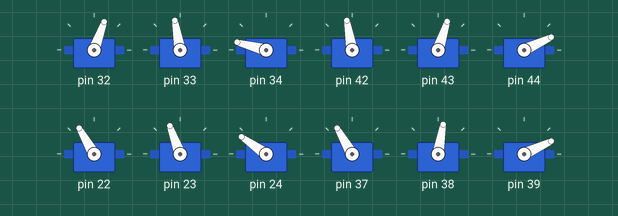
This sketch was run on a simulated Arduino Uno, built with avr-gcc and run on an emulated ATmega328P. Parts: 12 × servo.

Above: at 0.1 s.
At 5.15 s:
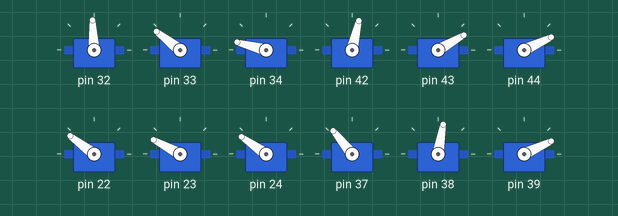
At 9.38 s:
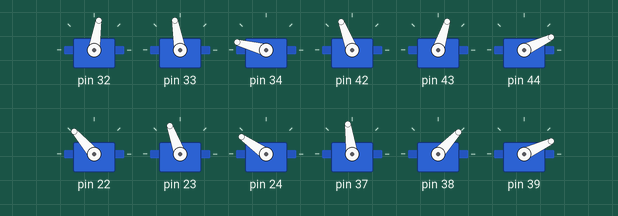
At 13.9 s:
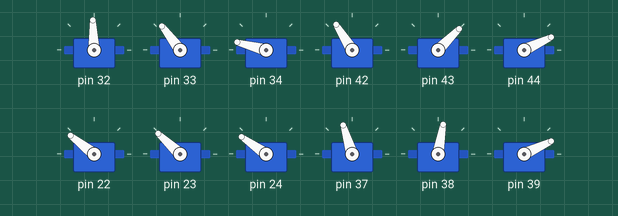
At 22.35 s:
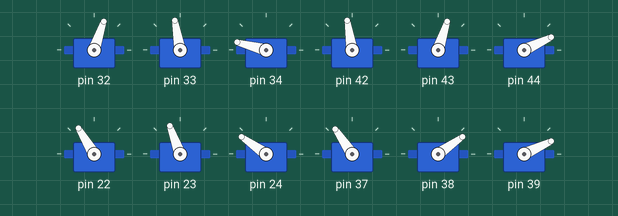
At 39.56 s:
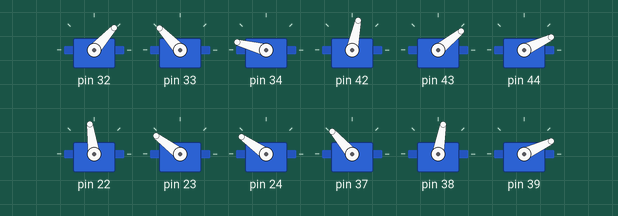
Timing chart, 0 to 40.0 s (numbered marks = the images above):
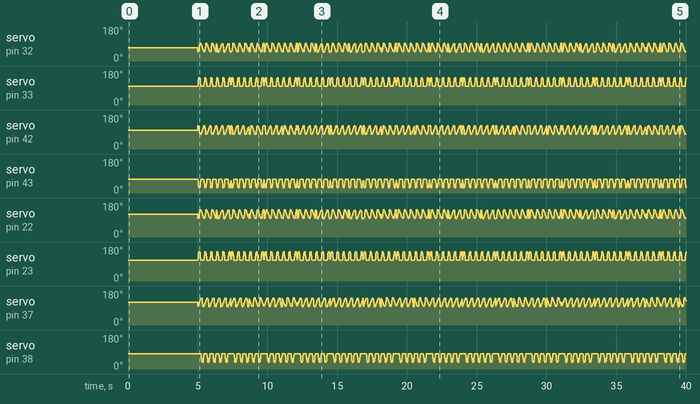

The sketch:

example_main.ino
```cpp
/*
 *	This is an example of how you might use the library.
 *
 *	This code would make the hexapod walk forward a short distance, pivot left
 *	in place roughly 90 degrees, walk forward, pivot right, walk forward, and
 *	so on, in a "square wave" pattern (https://i.imgur.com/Nqqvj6m.png)
 *
 */

#include <Hexapod.h>
#include <HexapodLeg.h>

#include <Servo.h>

Hexapod* hex;

void setup()
{
	hex = new Hexapod();

	delay(5000);
}

void loop()
{
	hex->Walk(FW, 6, 3);
	hex->Rotate(L, 5, 3);
	hex->Walk(FW, 6, 3);
	hex->Rotate(R, 5, 3);
	hex->Walk(FW, 6, 3);
	hex->Rotate(R, 5, 3);
	hex->Walk(FW, 6, 3);
	hex->Rotate(L, 5, 3);
}
```

Hexapod.cpp
```cpp
#include "Hexapod.h"
#include <Servo.h>
#include <Arduino.h>

Hexapod::Hexapod()
{
	l_FL = HexapodLeftLeg(32, 33, 34, 70, 100, 165);
	l_MR = HexapodRightLeg(42, 43, 44, 100, 72, 25);
	l_BL = HexapodLeftLeg(22, 23, 24, 120, 110, 145);
	l_FR = HexapodRightLeg(37, 38, 39, 120, 80, 25);
	l_ML = HexapodLeftLeg(27, 28, 29, 75, 92, 160);
	l_BR = HexapodRightLeg(47, 48, 49, 90, 70, 30);
}

Hexapod::~Hexapod()
{

}

void Hexapod::WriteAllServos()
{
	l_FL.WriteToServos();
	l_MR.WriteToServos();
	l_BL.WriteToServos();
	l_FR.WriteToServos();
	l_ML.WriteToServos();
	l_BR.WriteToServos();
}

void Hexapod::RestPosition()
{
	l_FL.SetPositions(70, 100, 165);
	l_MR.SetPositions(100, 72, 25);
	l_BL.SetPositions(120, 110, 145);
	l_FR.SetPositions(120, 80, 25);
	l_ML.SetPositions(75, 92, 160);
	l_BR.SetPositions(90, 70, 30);
}

void Hexapod::GoToRestPosition()
{
	RestPosition();
	WriteAllServos();
}

void Hexapod::LeftWalkPosition()
{
	RestPosition();
	l_FL.FlexJoints(-22, 0, 0);
	l_MR.FlexJoints(-22, 0, 0);
	l_BL.FlexJoints(-22, 0, 0);
	l_FR.FlexJoints(22, 0, 0);
	l_ML.FlexJoints(22, 0, 0);
	l_BR.FlexJoints(22, 0, 0);
}

void Hexapod::GoToLeftWalkPosition()
{
	LeftWalkPosition();
	WriteAllServos();
}

void Hexapod::RightWalkPosition()
{
	RestPosition();
	l_FL.FlexJoints(22, 0, 0);
	l_MR.FlexJoints(22, 0, 0);
	l_BL.FlexJoints(22, 0, 0);
	l_FR.FlexJoints(-22, 0, 0);
	l_ML.FlexJoints(-22, 0, 0);
	l_BR.FlexJoints(-22, 0, 0);
}

void Hexapod::GoToRightWalkPosition()
{
	RightWalkPosition();
	WriteAllServos();
}

void Hexapod::G1LeftRotatePosition()
{
	RestPosition();
	l_FL.FlexJoints(22, 0, 0);
	l_MR.FlexJoints(-22, 0, 0);
	l_BL.FlexJoints(22, 0, 0);
	l_FR.FlexJoints(22, 0, 0);
	l_ML.FlexJoints(-22, 0, 0);
	l_BR.FlexJoints(22, 0, 0);
}

void Hexapod::GoToG1LeftRotatePosition()
{
	G1LeftRotatePosition();
	WriteAllServos();
}

void Hexapod::G1RightRotatePosition()
{
	RestPosition();
	l_FL.FlexJoints(-22, 0, 0);
	l_MR.FlexJoints(22, 0, 0);
	l_BL.FlexJoints(-22, 0, 0);
	l_FR.FlexJoints(-22, 0, 0);
	l_ML.FlexJoints(22, 0, 0);
	l_BR.FlexJoints(-22, 0, 0);
}

void Hexapod::GoToG1RightRotatePosition()
{
	G1RightRotatePosition();
	WriteAllServos();
}

/*void Hexapod::WalkForward(int steps, int delayTime)
{
	for (int h = 0; h < steps; h++)
	{
		// Group 1 step
		if (h%2 == 0)
		{
			GoToLeftWalkPosition();

			for (int i = 0; i < 45; i++)
			{
				// Leg up
				if (i < 15)
				{
					l_FL.FlexHipLon(0-_fastSpeed);
					l_MR.FlexHipLon(0-_fastSpeed);
					l_BL.FlexHipLon(0-_fastSpeed);
				}
				// Leg forward
				else if (i < 30)
				{
					l_FL.FlexHipLat(_fastSpeed);
					l_MR.FlexHipLat(_fastSpeed);
					l_BL.FlexHipLat(_fastSpeed);
				}
				// Leg down
				else if (i < 45)
				{
					l_FL.FlexHipLon(_fastSpeed);
					l_MR.FlexHipLon(_fastSpeed);
					l_BL.FlexHipLon(_fastSpeed);
				}

				l_FR.FlexHipLat(0-_slowSpeed);
				l_ML.FlexHipLat(0-_slowSpeed);
				l_BR.FlexHipLat(0-_slowSpeed);

				WriteAllServos();
				delay(delayTime);
			}
		}

		// Group 2 step
		else
		{
			GoToRightWalkPosition();

			for (int i = 0; i < 45; i++)
			{
				// Leg up
				if (i < 15)
				{
					l_FR.FlexHipLon(0-_fastSpeed);
					l_ML.FlexHipLon(0-_fastSpeed);
					l_BR.FlexHipLon(0-_fastSpeed);
				}
				// Leg forward
				else if (i < 30)
				{
					l_FR.FlexHipLat(_fastSpeed);
					l_ML.FlexHipLat(_fastSpeed);
					l_BR.FlexHipLat(_fastSpeed);
				}
				// Leg down
				else if (i < 45)
				{
					l_FR.FlexHipLon(_fastSpeed);
					l_ML.FlexHipLon(_fastSpeed);
					l_BR.FlexHipLon(_fastSpeed);
				}

				l_FL.FlexHipLat(0-_slowSpeed);
				l_MR.FlexHipLat(0-_slowSpeed);
				l_BL.FlexHipLat(0-_slowSpeed);

				WriteAllServos();
				delay(delayTime);
			}
		}
	}

	GoToRestPosition();
}

void Hexapod::WalkBackward(int steps, int delayTime)
{
	for (int h = 0; h < steps; h++)
	{
		// Group 1 step
		if (h%2 == 0)
		{
			GoToRightWalkPosition();

			for (int i = 0; i < 45; i++)
			{
				// Leg up
				if (i < 15)
				{
					l_FL.FlexHipLon(0-_fastSpeed);
					l_MR.FlexHipLon(0-_fastSpeed);
					l_BL.FlexHipLon(0-_fastSpeed);
				}
				// Leg forward
				else if (i < 30)
				{
					l_FL.FlexHipLat(0-_fastSpeed);
					l_MR.FlexHipLat(0-_fastSpeed);
					l_BL.FlexHipLat(0-_fastSpeed);
				}
				// Leg down
				else if (i < 45)
				{
					l_FL.FlexHipLon(_fastSpeed);
					l_MR.FlexHipLon(_fastSpeed);
					l_BL.FlexHipLon(_fastSpeed);
				}

				l_FR.FlexHipLat(_slowSpeed);
				l_ML.FlexHipLat(_slowSpeed);
				l_BR.FlexHipLat(_slowSpeed);

				WriteAllServos();
				delay(delayTime);
			}
		}

		// Group 2 step
		else
		{
			GoToLeftWalkPosition();

			for (int i = 0; i < 45; i++)
			{
				// Leg up
				if (i < 15)
				{
					l_FR.FlexHipLon(0-_fastSpeed);
					l_ML.FlexHipLon(0-_fastSpeed);
					l_BR.FlexHipLon(0-_fastSpeed);
				}
				// Leg forward
				else if (i < 30)
				{
					l_FR.FlexHipLat(0-_fastSpeed);
					l_ML.FlexHipLat(0-_fastSpeed);
					l_BR.FlexHipLat(0-_fastSpeed);
				}
				// Leg down
				else if (i < 45)
				{
					l_FR.FlexHipLon(_fastSpeed);
					l_ML.FlexHipLon(_fastSpeed);
					l_BR.FlexHipLon(_fastSpeed);
				}

				l_FL.FlexHipLat(_slowSpeed);
				l_MR.FlexHipLat(_slowSpeed);
				l_BL.FlexHipLat(_slowSpeed);

				WriteAllServos();
				delay(delayTime);
			}
		}
	}

	GoToRestPosition();
}*/

void Hexapod::Walk(WalkDirection direction, int steps, int delayTime)
{
	/*	The changes needed to turn the forward walking algorithm into a backward walking algorithm are:
			1. Swap the pre-step walking positions
			2. Invert the lateral movement
		My solution to #1 is an inline ternary statement:
			(direction == FW) ? GoToLeftWalkPosition() : GoToRightWalkPosition();
		My solution to #2 is multiplying the degree of rotation in the lateral movement by a variable
		that can be 1 or -1 (this variable is the below directionMod). */

	int directionMod = (direction == FW) ? 1 : -1;

	for (int h = 0; h < steps; h++)
	{
		// Group 1 step
		if (h%2 == 0)
		{
			(direction == FW) ? GoToLeftWalkPosition() : GoToRightWalkPosition();

			for (int i = 0; i < 45; i++)
			{
				// Legs up
				if (i < 15)
				{
					l_FL.FlexHipLon(_fastSpeed * -1);
					l_MR.FlexHipLon(_fastSpeed * -1);
					l_BL.FlexHipLon(_fastSpeed * -1);
				}
				// Legs lateral
				else if (i < 30)
				{
					l_FL.FlexHipLat(_fastSpeed * directionMod);
					l_MR.FlexHipLat(_fastSpeed * directionMod);
					l_BL.FlexHipLat(_fastSpeed * directionMod);
				}
				// Legs down
				else if (i < 45)
				{
					l_FL.FlexHipLon(_fastSpeed);
					l_MR.FlexHipLon(_fastSpeed);
					l_BL.FlexHipLon(_fastSpeed);
				}

				// Alternate legs lateral
				l_FR.FlexHipLat(_slowSpeed * directionMod * -1);
				l_ML.FlexHipLat(_slowSpeed * directionMod * -1);
				l_BR.FlexHipLat(_slowSpeed * directionMod * -1);

				WriteAllServos();
				delay(delayTime);
			}
		}

		// Group 2 step
		else
		{
			(direction == FW) ? GoToRightWalkPosition() : GoToLeftWalkPosition();

			for (int i = 0; i < 45; i++)
			{
				// Legs up
				if (i < 15)
				{
					l_FR.FlexHipLon(_fastSpeed * -1);
					l_ML.FlexHipLon(_fastSpeed * -1);
					l_BR.FlexHipLon(_fastSpeed * -1);
				}
				// Legs lateral
				else if (i < 30)
				{
					l_FR.FlexHipLat(_fastSpeed * directionMod);
					l_ML.FlexHipLat(_fastSpeed * directionMod);
					l_BR.FlexHipLat(_fastSpeed * directionMod);
				}
				// Legs down
				else if (i < 45)
				{
					l_FR.FlexHipLon(_fastSpeed);
					l_ML.FlexHipLon(_fastSpeed);
					l_BR.FlexHipLon(_fastSpeed);
				}

				// Alternate legs lateral
				l_FL.FlexHipLat(_slowSpeed * directionMod * -1);
				l_MR.FlexHipLat(_slowSpeed * directionMod * -1);
				l_BL.FlexHipLat(_slowSpeed * directionMod * -1);

				WriteAllServos();
				delay(delayTime);
			}
		}
	}

	GoToRestPosition();
}

void Hexapod::Rotate(RotateDirection direction, int steps, int delayTime)
{
	int directionMod = (direction == L) ? 1 : -1;

	for (int h = 0; h < steps; h++)
	{
		// Group 1 step
		if (h%2 == 0)
		{
			(direction == L) ? GoToG1LeftRotatePosition() : GoToG1RightRotatePosition();

			for (int i = 0; i < 45; i++)
			{
				// Legs up
				if (i < 15)
				{
					l_FL.FlexHipLon(_fastSpeed * -1);
					l_MR.FlexHipLon(_fastSpeed * -1);
					l_BL.FlexHipLon(_fastSpeed * -1);
				}
				// Legs lateral
				else if (i < 30)
				{
					l_FL.FlexHipLat(_fastSpeed * directionMod * -1);
					l_MR.FlexHipLat(_fastSpeed * directionMod);
					l_BL.FlexHipLat(_fastSpeed * directionMod * -1);
				}
				// Legs down
				else if (i < 45)
				{
					l_FL.FlexHipLon(_fastSpeed);
					l_MR.FlexHipLon(_fastSpeed);
					l_BL.FlexHipLon(_fastSpeed);
				}

				// Alternate legs lateral
				l_FR.FlexHipLat(_slowSpeed * directionMod * -1);
				l_ML.FlexHipLat(_slowSpeed * directionMod);
				l_BR.FlexHipLat(_slowSpeed * directionMod * -1);

				WriteAllServos();
				delay(delayTime);
			}
		}

		// Group 2 step
		else
		{
			(direction == L) ? GoToG1RightRotatePosition() : GoToG1LeftRotatePosition();

			for (int i = 0; i < 45; i++)
			{
				// Legs up
				if (i < 15)
				{
					l_FR.FlexHipLon(_fastSpeed * -1);
					l_ML.FlexHipLon(_fastSpeed * -1);
					l_BR.FlexHipLon(_fastSpeed * -1);
				}
				// Legs lateral
				else if (i < 30)
				{
					l_FR.FlexHipLat(_fastSpeed * directionMod);
					l_ML.FlexHipLat(_fastSpeed * directionMod * -1);
					l_BR.FlexHipLat(_fastSpeed * directionMod);
				}
				// Legs down
				else if (i < 45)
				{
					l_FR.FlexHipLon(_fastSpeed);
					l_ML.FlexHipLon(_fastSpeed);
					l_BR.FlexHipLon(_fastSpeed);
				}

				// Alternate legs lateral
				l_FL.FlexHipLat(_slowSpeed * directionMod);
				l_MR.FlexHipLat(_slowSpeed * directionMod * -1);
				l_BL.FlexHipLat(_slowSpeed * directionMod);

				WriteAllServos();
				delay(delayTime);
			}
		}
	}

	GoToRestPosition();
}
```

Hexapod.h
```cpp
#ifndef HEXAPOD_H
#define HEXAPOD_H

#include "HexapodLeg.h"
#include <Servo.h>

enum WalkDirection { FW, BW };
enum RotateDirection { L, R };

class Hexapod
{
protected:
	HexapodLeftLeg l_FL;
	HexapodRightLeg l_MR;
	HexapodLeftLeg l_BL;
	HexapodRightLeg l_FR;
	HexapodLeftLeg l_ML;
	HexapodRightLeg l_BR;

	static const int _slowSpeed = 1;
	static const int _fastSpeed = _slowSpeed * 3;

public:
	Hexapod();
	~Hexapod();

	// Movement //
	void WriteAllServos();
	// Static positions
	void RestPosition();
	void GoToRestPosition();

	void LeftWalkPosition();
	void GoToLeftWalkPosition();

	void RightWalkPosition();
	void GoToRightWalkPosition();

	void G1LeftRotatePosition();
	void GoToG1LeftRotatePosition();

	void G1RightRotatePosition();
	void GoToG1RightRotatePosition();
	// Travelling
	//void WalkForward(int steps, int delayTime);	// Deprecated
	//void WalkBackward(int steps, int delayTime);	// Deprecated
	void Walk(WalkDirection direction, int steps, int delayTime);
	void Rotate(RotateDirection direction, int steps, int delayTime);
	void RotateLeft(int degrees);                   // Currently unimplemented
	void RotateRight(int degrees);                  // Currently unimplemented
};

#endif
```

HexapodLeg.cpp
```cpp
#include "HexapodLeg.h"
#include <Servo.h>

// Default constructor initialises variables to garbage values that are overwritten by the real constructor
HexapodLeg::HexapodLeg()
{
	s_hipLat.attach(2);
	s_hipLon.attach(2);
	s_knee.attach(2);

	p_hipLat = 90;
	p_hipLon = 90;
	p_knee = 90;
}

HexapodLeg::HexapodLeg(int hipLatPin, int hipLonPin, int kneePin, int hipLatPos, int hipLonPos, int kneePos)
{
	s_hipLat.attach(hipLatPin);
	s_hipLon.attach(hipLonPin);
	s_knee.attach(kneePin);

	SetPositions(hipLatPos, hipLonPos, kneePos);
	WriteToServos();
}

HexapodLeg::~HexapodLeg()
{

}

void HexapodLeg::WriteToServos()
{
	s_hipLat.write(p_hipLat);
	s_hipLon.write(p_hipLon);
	s_knee.write(p_knee);
}

void HexapodLeg::SetPositions(int hipLat, int hipLon, int knee)
{
	p_hipLat = hipLat;
	p_hipLon = hipLon;
	p_knee = knee;
}

HexapodLeftLeg::HexapodLeftLeg() : HexapodLeg()
{

}

// Constructor calls parent's constructor as-is
HexapodLeftLeg::HexapodLeftLeg(int hipLatPin, int hipLonPin, int kneePin, int hipLatPos, int hipLonPos, int kneePos)
	: HexapodLeg(hipLatPin, hipLonPin, kneePin, hipLatPos, hipLonPos, kneePos)
{

}

HexapodLeftLeg::~HexapodLeftLeg()
{

}


HexapodRightLeg::HexapodRightLeg() : HexapodLeg()
{

}

// Constructor calls parent's constructor as-is
HexapodRightLeg::HexapodRightLeg(int hipLatPin, int hipLonPin, int kneePin, int hipLatPos, int hipLonPos, int kneePos)
	: HexapodLeg(hipLatPin, hipLonPin, kneePin, hipLatPos, hipLonPos, kneePos)
{

}

HexapodRightLeg::~HexapodRightLeg()
{

}

/**
 *
 *	For the purpose of simplicity, I define "flexing" as:
 *		Moving the leg forward for hip lateral servos
 *		Moving the leg up for hip longitudinal servos
 *		Bending the leg inward at the knee for knee servos
 *	The functions below reflect this design choice and standardise the control of the legs' servos.
*/


void HexapodLeftLeg::FlexHipLat(int degrees)
{
	p_hipLat += degrees;
	// Add out of bounds checks here
	s_hipLat.write(p_hipLat);
}

void HexapodLeftLeg::FlexHipLon(int degrees)
{
	p_hipLon -= degrees;
	// Add out of bounds checks here
	s_hipLon.write(p_hipLon);
}

void HexapodLeftLeg::FlexKnee(int degrees)
{
	p_knee += degrees;
	// Add out of bounds checks here
	s_knee.write(p_knee);
}

void HexapodLeftLeg::FlexJoints(int hipLatDeg, int hipLonDeg, int kneeDeg)
{
	FlexHipLat(hipLatDeg);
	FlexHipLon(hipLonDeg);
	FlexKnee(kneeDeg);
}

void HexapodRightLeg::FlexHipLat(int degrees)
{
	p_hipLat -= degrees;
	// Add out of bounds checks here
	s_hipLat.write(p_hipLat);
}

void HexapodRightLeg::FlexHipLon(int degrees)
{
	p_hipLon += degrees;
	// Add out of bounds checks here
	s_hipLon.write(p_hipLon);
}

void HexapodRightLeg::FlexKnee(int degrees)
{
	p_knee -= degrees;
	// Add out of bounds checks here
	s_knee.write(p_knee);
}

void HexapodRightLeg::FlexJoints(int hipLatDeg, int hipLonDeg, int kneeDeg)
{
	FlexHipLat(hipLatDeg);
	FlexHipLon(hipLonDeg);
	FlexKnee(kneeDeg);
}
```

HexapodLeg.h
```cpp
#ifndef HEXAPODLEG_H
#define HEXAPODLEG_H

#include <Servo.h>

class HexapodLeg
{
protected:
	Servo s_hipLat;		// Hip servo that controls lateral movement
	Servo s_hipLon;		// Hip servo that controls longitudinal movement
	Servo s_knee;		// Self-explanitory

	int p_hipLat = 0;	// Positions of respective servos, initialized to zero but modified by the constructor
	int p_hipLon = 0;
	int p_knee = 0;

public:
	HexapodLeg();		// Default constructor required for declarations (does nothing special)
	HexapodLeg(int hipLatPin, int hipLonPin, int kneePin, int hipLatPos, int hipLonPos, int kneePos);
	~HexapodLeg();

	void WriteToServos();
	void SetPositions(int hipLat, int hipLon, int knee);		// Set positions of all servos in leg

	// These functions are pure virtual, since the two subclasses need to specify their own functions
	virtual void FlexJoints(int hipLatDeg, int hipLonDeg, int kneeDeg) = 0;		// Shorthand way to modify entire leg
	virtual void FlexHipLat(int degrees) = 0;
	virtual void FlexHipLon(int degrees) = 0;
	virtual void FlexKnee(int degrees) = 0;
};

class HexapodLeftLeg : public HexapodLeg
{
public:
	HexapodLeftLeg();	// Default constructor required for declarations (does nothing special)
	HexapodLeftLeg(int hipLatPin, int hipLonPin, int kneePin, int hipLatPos, int hipLonPos, int kneePos);
	~HexapodLeftLeg();

	void FlexHipLat(int degrees);
	void FlexHipLon(int degrees);
	void FlexKnee(int degrees);
	void FlexJoints(int hipLatDeg, int hipLonDeg, int kneeDeg);
};

class HexapodRightLeg : public HexapodLeg
{
public:
	HexapodRightLeg();	// Default constructor required for declarations (does nothing special)
	HexapodRightLeg(int hipLatPin, int hipLonPin, int kneePin, int hipLatPos, int hipLonPos, int kneePos);
	~HexapodRightLeg();

	void FlexHipLat(int degrees);
	void FlexHipLon(int degrees);
	void FlexKnee(int degrees);
	void FlexJoints(int hipLatDeg, int hipLonDeg, int kneeDeg);
};

#endif
```
